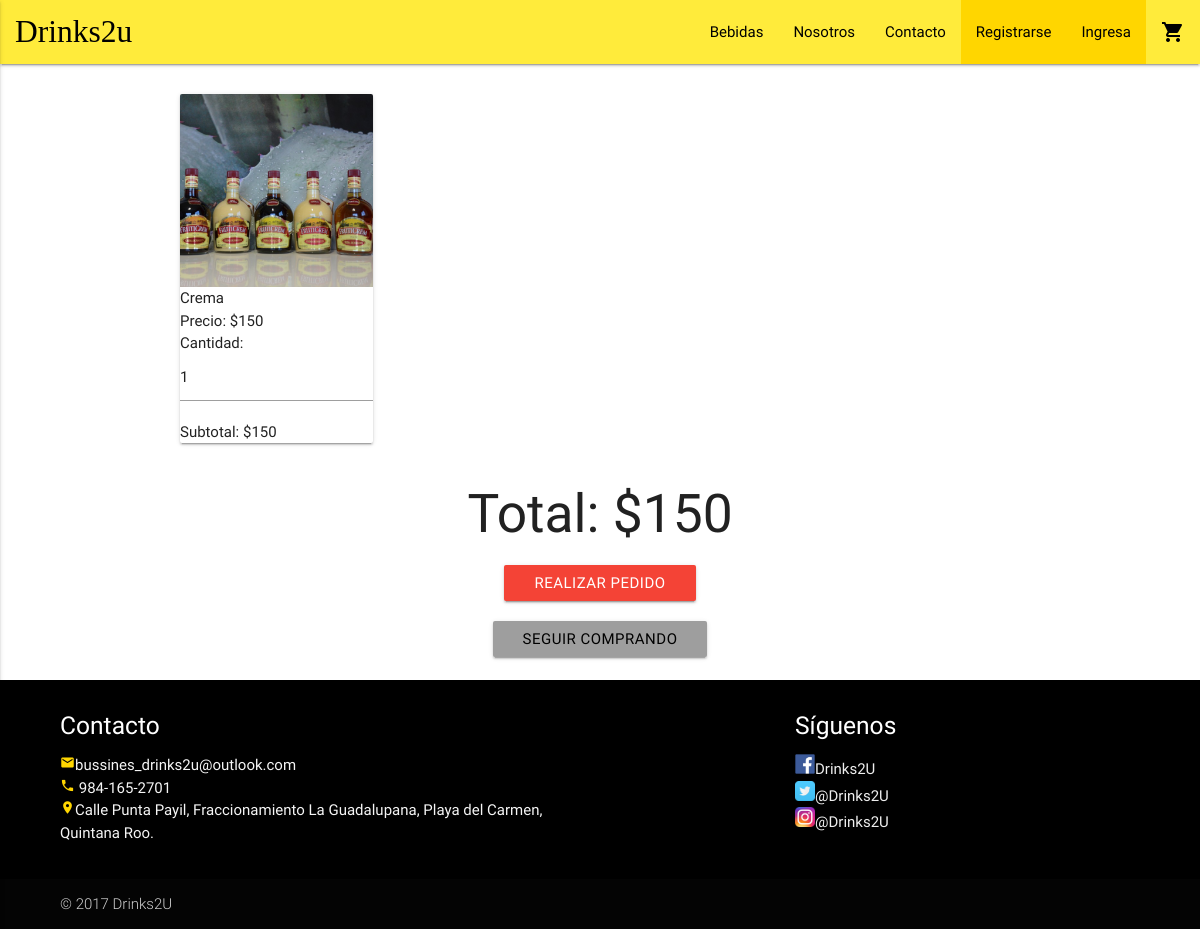
The page /carrito.php?id=1 on the database its author committed.
### tables this page shows
CREATE TABLE `bebida` (
  `beb_id` int(11) NOT NULL,
  `beb_nombre` text NOT NULL,
  `beb_descripcion` text NOT NULL,
  `beb_imagen` text NOT NULL,
  `beb_precio` double(100,0) NOT NULL
);

### carrito.php (the view, shortened to what this page needs)
<?php
    if(isset($_SESSION['carrito'])){
      if(isset($_GET['id'])){
            $arreglo=$_SESSION['carrito'];
            $encontro=false;
            $numero=0;
            for($i=0;$i<count($arreglo);$i++){
              if($arreglo[$i]['Id']==$_GET['id']){
                $encontro=true;
                $numero=$i;
              }
            }
            if($encontro==true){
              $_SESSION['carrito']=$arreglo;
            }else{
              $nombre="";
              $precio=0;
              $imagen="";
              include 'process/conexion.php';
              $re=mysqli_query($mysqli, "select * from bebida where beb_id=".$_GET['id']);
              while ($f=mysqli_fetch_array($re,MYSQLI_ASSOC)){
                $nombre=$f['beb_nombre'];
                $precio=$f['beb_precio'];
                $imagen=$f['beb_imagen'];
              }
              $datosNuevos=array('Id'=>$_GET['id'],
                               'Nombre'=>$nombre,
                               'Precio'=>$precio,
                               'Imagen'=>$imagen,
                               'Cantidad'=>1);
              array_push($arreglo, $datosNuevos);
              $_SESSION['carrito']=$arreglo;
          }
      }
    }else{
      if(isset($_GET['id'])){
        include 'process/conexion.php';
        $re=mysqli_query($mysqli, "select * from bebida where beb_id=".$_GET['id']);
      }
    }
?>
<!DOCTYPE html>
  <html lang="ESP-MX">
    <head>
      <link href="css/materialize.css" type="text/css" rel="stylesheet" media="screen,projection"/>
      <link href="css/style.css" type="text/css" rel="stylesheet" media="screen,projection"/>
      <link type="text/css" rel="stylesheet" href="css/materialize.min.css"  media="screen,projection"/>
    </head>
    <body id="bodycarrito">
      <nav class="yellow" role="navigation">
        <div class="nav-wrapper">
          <a href="index.php" id="logo-container" class="brand-logo">Drinks2u</a>
          <ul class="right hide-on-med-and-down">
            <li><a href="bebidas.php">Bebidas</a></li>
            <li><a href="nosotros.html">Nosotros</a></li>
            <li><a href="contacto.html">Contacto</a></li>
            <li><a href="registro.php" id="Registrate">Registrarse</a></li>
            <li><a href="login.php" id="Ingresa">Ingresa</a></li>
            <li><a class= "black-text" href="carrito.php"><i class= "material-icons">shopping_cart</i></a></li>
          </ul>
        </div>
      </nav>
      <br>
      <div class="container" id="main">
        <div class="row">
        <?php
            $total=0;
          if(isset($_SESSION['carrito'])){
            $datos=$_SESSION['carrito'];
            for($i=0;$i<count($datos);$i++){
        ?>
          <div class="col s12 m3 l3">
                <div class="card ">
                  <div class="card-image waves-effect waves-block waves-light">
                    <img src="./img/bebidas/<?php echo $datos[$i]['Imagen'];?>">
                  </div>
                  <div class="card-content" style="padding: 0px" >
                    <p><?php echo $datos[$i]['Nombre'];?></p>
                    <p>Precio: $<?php echo $datos[$i]['Precio'];?></p>
                    <span>Cantidad:
                    <input size="1px" type="number" min="1" max="10" value="<?php echo $datos[$i]['Cantidad'];?>" data-precio="<?php echo $datos[$i]['Precio'];?>" data-id="<?php echo $datos[$i]['Id'];?>" class="cantidad" />
                    </span>
                    <p class="subtotal">Subtotal: $<?php echo $datos[$i]['Cantidad']*$datos[$i]['Precio'];?></p>
                  </div>
                </div>
          </div>
        <?php
            $total=($datos[$i]['Cantidad']*$datos[$i]['Precio'])+$total;
            }
          }else{
            echo '<center><h2>Aun no hay productos en el carrito</h2><center>';
          }
          echo '<div class="col s12"><center><h2 id="total">Total: $'.$total.'</h2></center></div>';
          if($total!=0){
          echo '<div class="col s12"><center><a href="process/compras.php" class="waves-effect waves-light btn red white-text">Realizar pedido</a></center></div>';
          }
        ?>
        </div>
      </div>
        <center><a href="bebidas.php" class="waves-effect waves-light btn grey black-text">Seguir comprando</a></center>
        <br>
  </body>
      <footer class="page-footer black">
          <div class="container" id="pasos">
            <div class="row">
              <div class="col l6 s12">
                <h5 class="white-text">Contacto</h5>
                <p class="grey-text text-lighten-4"><i class= "tiny material-icons" id="paso3">mail</i>bussines_drinks2u@outlook.com<br>
                <i class= "tiny material-icons" id="paso3">phone</i> 984-165-2701<br>
                <i class= "tiny material-icons" id="paso3">location_on</i>Calle Punta Payil, Fraccionamiento La Guadalupana, Playa del Carmen, Quintana Roo.</p>
              </div>
              <div class="col l4 offset-l2 s12">
                <h5 class="white-text">Síguenos</h5>
                <ul>
                  <li><a class="grey-text text-lighten-3" href="#!"><img id="facebook" src="img/facebook.png">Drinks2U</a></li>
                  <li><a class="grey-text text-lighten-3" href="#!"><img id="twitter" src="img/twitter.png">@Drinks2U</a></li>
                  <li><a class="grey-text text-lighten-3" href="#!"><img id="instagram" src="img/instagram.png">@Drinks2U</a></li>
                </ul>
              </div>
            </div>
          </div>
          <div class="footer-copyright">
            <div class="container" id="pasos">
            © 2017 Drinks2U
            </div>
          </div>
        </footer>
    </body>
  </html>

### css/style.css (style rules this page uses)
nav ul li a { color: black !important; }
#logo-container { color: black !important; }
#logo-container { padding-left: 15px !important; font-family: Georgia !important; }
#Registrate, #Ingresa { background-color: #ffd600 !important; }
#pasos { width: 90% !important; }
#paso3, #paso1, #paso2, #paso3 { color: #ffd600 !important; }
#facebook, #twitter, #instagram { width: 20px !important; height: 20px !important; }
body { display: flex !important; min-height: 100vh !important; flex-direction: column !important; }
body { background: #fff !important; }
html, body, #mapa { margin: 0 !important; padding: 0 !important; height: 100% !important; }
#bodybienvenido, #bodycarrito, #bodypedidorealizado, #bodyadmin { display: flex; min-height: 100vh; flex-direction: column; }
#main { flex: 1 0 auto; }

### rows shown on the page
bebida: beb_imagen (picture), beb_nombre "Crema", beb_precio "150", beb_id "1", $datos[$i]['Cantidad']*$datos[$i]['Precio'] "150"

### other values the page prints
$total "150"
